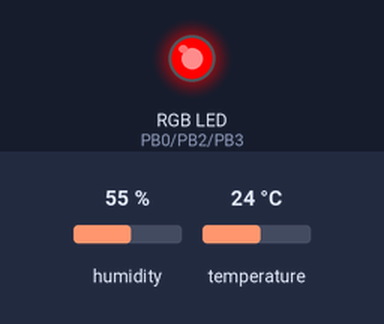
Simulated run of this sketch. Board: ATtiny85, built with avr-gcc and run on an emulated ATtiny85. On the bench: an RGB LED mixed from three pins (HIGH = lit). Dashed ring = blinking. The test bench sets the inputs (shaded band); at power-on: humidity 55 %, temperature 24 °C.

Above: at 8.17 s.
8.9 s: humidity set to 41 %
At 9.42 s:
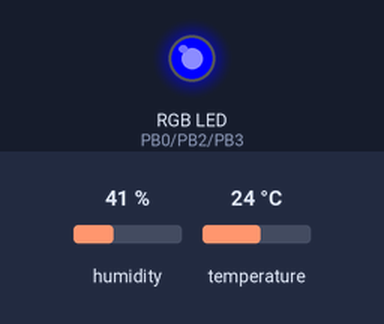
16.9 s: humidity set to 37 %
At 19.3 s:
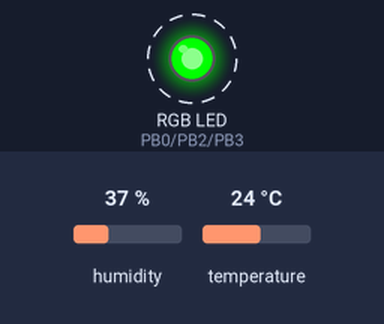
24.9 s: humidity set to 40 %
At 33.4 s:
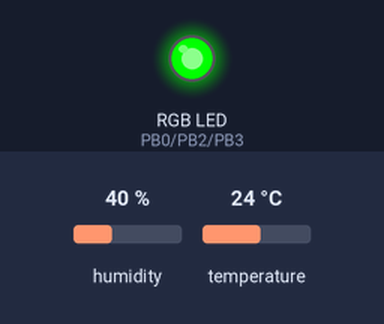
Timing chart, 0 to 38.9 s (numbered marks = the images above; inputs shaded):
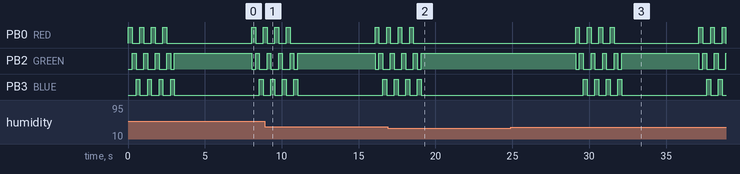

Measured:
- the behaviour switches between 40 and 39 % on humidity (found by bisection; images 1 and 2)
- after the input at 16.9 s, PB0 (RED): goes on until 18.6 s, then stays LOW; PB2 (GREEN): goes on until 19.1 s, then stays HIGH
- after the input at 24.9 s, PB0 (RED): LOW → HIGH after 4.2 s, → LOW 0.25 s later, → HIGH 0.50 s later, → LOW 0.25 s later, … (14 changes in this stretch); PB2 (GREEN): HIGH → LOW after 4.2 s, → HIGH 0.25 s later, → LOW 0.25 s later, → HIGH 0.50 s later, … (16 changes in this stretch)

The sketch:

rgb_dht11_digispark_.ino
```cpp
#define period 5  //define period of measurement in sec. defult is 5 sec.
#define RED 0     //define red color pin
#define GREEN 2   //define green color pin
#define BLUE 3    //define blue color pin

#include <DHT.h>    //dht sensor library
DHT dht(4, DHT11);  //sensor pin=4, dht type=dht11

void setup()
{
  pinMode (RED,OUTPUT);
  pinMode (GREEN,OUTPUT);
  pinMode (BLUE,OUTPUT);
  dht.begin();
}

void loop()
{ float t = dht.readTemperature();
  float h = dht.readHumidity();


  if (isnan(t) ) {          //temperature sensor check. if error->fast blink buildin led
  digitalWrite(RED, LOW);
  digitalWrite(GREEN, LOW);
  digitalWrite(BLUE, LOW);
  digitalWrite(1, HIGH);    //default buildin led=1 for Digispark USB
  delay(250);
  digitalWrite(1, LOW);
  return;
  }

for (int i=0; i <= 3; i++){   //humidity check for optimum 15%-40%
  if (h >= 40 || h <= 15){
    {digitalWrite (RED, HIGH);
     digitalWrite (GREEN, LOW);
     digitalWrite (BLUE, LOW);
     delay(250);
     digitalWrite (RED, LOW);
     digitalWrite (GREEN, HIGH);
     digitalWrite (BLUE, LOW);
     delay(250);
     digitalWrite (RED, LOW);
     digitalWrite (GREEN, LOW);
     digitalWrite(BLUE, HIGH);
     delay(250);}
    }}

  if (t >25)  //temperature check for hot, cold, optimum
    {digitalWrite (RED, HIGH);
     digitalWrite (GREEN, LOW);
     digitalWrite (BLUE, LOW);}

  else if (t <23)
    {digitalWrite (RED, LOW);
     digitalWrite (GREEN, LOW);
     digitalWrite (BLUE, HIGH);}

  else
    {digitalWrite (RED, LOW);
     digitalWrite (GREEN, HIGH);
     digitalWrite (BLUE, LOW);}

  delay(period*1000);   //period of measurement delay
}
```
